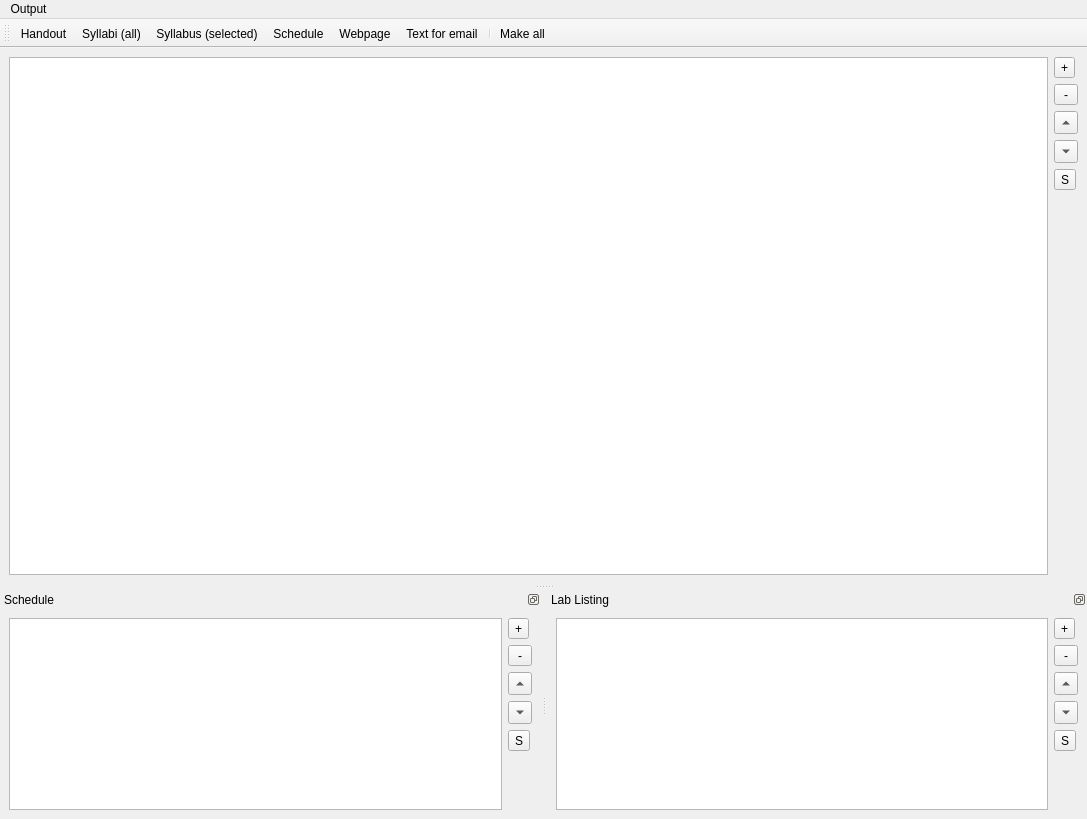
<?xml version="1.0" encoding="UTF-8"?>
<ui version="4.0">
 <class>MainWindow</class>
 <widget class="QMainWindow" name="MainWindow">
  <property name="geometry">
   <rect>
    <x>0</x>
    <y>0</y>
    <width>1087</width>
    <height>819</height>
   </rect>
  </property>
  <property name="windowTitle">
   <string>MainWindow</string>
  </property>
  <property name="toolButtonStyle">
   <enum>Qt::ToolButtonTextOnly</enum>
  </property>
  <property name="documentMode">
   <bool>false</bool>
  </property>
  <widget class="QWidget" name="centralwidget">
   <layout class="QHBoxLayout" name="horizontalLayout_2">
    <item>
     <widget class="QTableView" name="table_ta">
      <property name="minimumSize">
       <size>
        <width>0</width>
        <height>0</height>
       </size>
      </property>
      <property name="acceptDrops">
       <bool>false</bool>
      </property>
      <property name="frameShape">
       <enum>QFrame::StyledPanel</enum>
      </property>
      <property name="dragEnabled">
       <bool>true</bool>
      </property>
      <property name="dragDropOverwriteMode">
       <bool>false</bool>
      </property>
      <property name="dragDropMode">
       <enum>QAbstractItemView::InternalMove</enum>
      </property>
      <property name="defaultDropAction">
       <enum>Qt::MoveAction</enum>
      </property>
      <property name="alternatingRowColors">
       <bool>false</bool>
      </property>
      <property name="selectionMode">
       <enum>QAbstractItemView::SingleSelection</enum>
      </property>
      <property name="selectionBehavior">
       <enum>QAbstractItemView::SelectRows</enum>
      </property>
      <property name="horizontalScrollMode">
       <enum>QAbstractItemView::ScrollPerPixel</enum>
      </property>
      <attribute name="horizontalHeaderStretchLastSection">
       <bool>true</bool>
      </attribute>
      <attribute name="verticalHeaderStretchLastSection">
       <bool>false</bool>
      </attribute>
     </widget>
    </item>
    <item>
     <layout class="QVBoxLayout" name="verticalLayout_6">
      <property name="topMargin">
       <number>0</number>
      </property>
      <item>
       <widget class="QToolButton" name="button_ta_add">
        <property name="text">
         <string>+</string>
        </property>
       </widget>
      </item>
      <item>
       <widget class="QToolButton" name="button_ta_rem">
        <property name="sizePolicy">
         <sizepolicy hsizetype="Preferred" vsizetype="Fixed">
          <horstretch>0</horstretch>
          <verstretch>0</verstretch>
         </sizepolicy>
        </property>
        <property name="text">
         <string>-</string>
        </property>
       </widget>
      </item>
      <item>
       <widget class="QToolButton" name="button_ta_up">
        <property name="text">
         <string>...</string>
        </property>
        <property name="arrowType">
         <enum>Qt::UpArrow</enum>
        </property>
       </widget>
      </item>
      <item>
       <widget class="QToolButton" name="button_ta_down">
        <property name="autoFillBackground">
         <bool>false</bool>
        </property>
        <property name="text">
         <string>...</string>
        </property>
        <property name="arrowType">
         <enum>Qt::DownArrow</enum>
        </property>
       </widget>
      </item>
      <item>
       <widget class="QToolButton" name="button_ta_save">
        <property name="toolTip">
         <string>Save TA info</string>
        </property>
        <property name="text">
         <string>S</string>
        </property>
       </widget>
      </item>
      <item>
       <spacer name="verticalSpacer_3">
        <property name="orientation">
         <enum>Qt::Vertical</enum>
        </property>
        <property name="sizeHint" stdset="0">
         <size>
          <width>20</width>
          <height>40</height>
         </size>
        </property>
       </spacer>
      </item>
     </layout>
    </item>
   </layout>
  </widget>
  <widget class="QMenuBar" name="menubar">
   <property name="geometry">
    <rect>
     <x>0</x>
     <y>0</y>
     <width>1087</width>
     <height>25</height>
    </rect>
   </property>
   <widget class="QMenu" name="menuOutput">
    <property name="title">
     <string>Output</string>
    </property>
    <widget class="QMenu" name="menuPDF_2">
     <property name="title">
      <string>PDF</string>
     </property>
     <addaction name="actionHandout"/>
     <addaction name="actionSyllabi_all"/>
     <addaction name="actionSyllabus_selected"/>
    </widget>
    <addaction name="menuPDF_2"/>
    <addaction name="actionWebpage"/>
    <addaction name="actionLab_setup"/>
    <addaction name="separator"/>
    <addaction name="actionMake_all"/>
   </widget>
   <addaction name="menuOutput"/>
  </widget>
  <widget class="QDockWidget" name="dock_sched">
   <property name="features">
    <set>QDockWidget::DockWidgetFloatable|QDockWidget::DockWidgetMovable</set>
   </property>
   <property name="windowTitle">
    <string>Schedule</string>
   </property>
   <attribute name="dockWidgetArea">
    <number>8</number>
   </attribute>
   <widget class="QWidget" name="dockWidgetContents_6">
    <layout class="QVBoxLayout" name="verticalLayout_4">
     <item>
      <layout class="QHBoxLayout" name="horizontalLayout_4">
       <item>
        <widget class="QTableView" name="table_sched">
         <property name="dragEnabled">
          <bool>true</bool>
         </property>
         <property name="dragDropOverwriteMode">
          <bool>false</bool>
         </property>
         <property name="dragDropMode">
          <enum>QAbstractItemView::InternalMove</enum>
         </property>
         <property name="defaultDropAction">
          <enum>Qt::MoveAction</enum>
         </property>
         <property name="selectionMode">
          <enum>QAbstractItemView::SingleSelection</enum>
         </property>
         <property name="selectionBehavior">
          <enum>QAbstractItemView::SelectRows</enum>
         </property>
         <property name="horizontalScrollMode">
          <enum>QAbstractItemView::ScrollPerPixel</enum>
         </property>
         <attribute name="horizontalHeaderStretchLastSection">
          <bool>true</bool>
         </attribute>
        </widget>
       </item>
       <item>
        <layout class="QVBoxLayout" name="verticalLayout_8">
         <property name="topMargin">
          <number>0</number>
         </property>
         <item>
          <widget class="QToolButton" name="button_sched_add">
           <property name="text">
            <string>+</string>
           </property>
          </widget>
         </item>
         <item>
          <widget class="QToolButton" name="button_sched_rem">
           <property name="sizePolicy">
            <sizepolicy hsizetype="Preferred" vsizetype="Fixed">
             <horstretch>0</horstretch>
             <verstretch>0</verstretch>
            </sizepolicy>
           </property>
           <property name="text">
            <string>-</string>
           </property>
          </widget>
         </item>
         <item>
          <widget class="QToolButton" name="button_sched_up">
           <property name="text">
            <string>...</string>
           </property>
           <property name="arrowType">
            <enum>Qt::UpArrow</enum>
           </property>
          </widget>
         </item>
         <item>
          <widget class="QToolButton" name="button_sched_down">
           <property name="text">
            <string>...</string>
           </property>
           <property name="arrowType">
            <enum>Qt::DownArrow</enum>
           </property>
          </widget>
         </item>
         <item>
          <widget class="QToolButton" name="button_sched_save">
           <property name="toolTip">
            <string>Save schedule</string>
           </property>
           <property name="text">
            <string>S</string>
           </property>
          </widget>
         </item>
         <item>
          <spacer name="verticalSpacer">
           <property name="orientation">
            <enum>Qt::Vertical</enum>
           </property>
           <property name="sizeHint" stdset="0">
            <size>
             <width>20</width>
             <height>40</height>
            </size>
           </property>
          </spacer>
         </item>
        </layout>
       </item>
      </layout>
     </item>
    </layout>
   </widget>
  </widget>
  <widget class="QToolBar" name="toolBar">
   <property name="windowTitle">
    <string>toolBar</string>
   </property>
   <attribute name="toolBarArea">
    <enum>TopToolBarArea</enum>
   </attribute>
   <attribute name="toolBarBreak">
    <bool>false</bool>
   </attribute>
   <addaction name="actionHandout"/>
   <addaction name="actionSyllabi_all"/>
   <addaction name="actionSyllabus_selected"/>
   <addaction name="actionSchedule"/>
   <addaction name="actionWebpage"/>
   <addaction name="actionLab_setup"/>
   <addaction name="separator"/>
   <addaction name="actionMake_all"/>
  </widget>
  <widget class="QDockWidget" name="dock_lab">
   <property name="features">
    <set>QDockWidget::DockWidgetFloatable|QDockWidget::DockWidgetMovable</set>
   </property>
   <property name="windowTitle">
    <string>Lab Listing</string>
   </property>
   <attribute name="dockWidgetArea">
    <number>8</number>
   </attribute>
   <widget class="QWidget" name="dockWidgetContents_5">
    <layout class="QVBoxLayout" name="verticalLayout_3">
     <item>
      <layout class="QHBoxLayout" name="horizontalLayout_3">
       <item>
        <widget class="QTableView" name="table_lab">
         <property name="dragEnabled">
          <bool>true</bool>
         </property>
         <property name="dragDropOverwriteMode">
          <bool>false</bool>
         </property>
         <property name="dragDropMode">
          <enum>QAbstractItemView::InternalMove</enum>
         </property>
         <property name="defaultDropAction">
          <enum>Qt::MoveAction</enum>
         </property>
         <property name="selectionMode">
          <enum>QAbstractItemView::SingleSelection</enum>
         </property>
         <property name="selectionBehavior">
          <enum>QAbstractItemView::SelectRows</enum>
         </property>
         <property name="horizontalScrollMode">
          <enum>QAbstractItemView::ScrollPerPixel</enum>
         </property>
         <property name="sortingEnabled">
          <bool>false</bool>
         </property>
         <attribute name="horizontalHeaderStretchLastSection">
          <bool>true</bool>
         </attribute>
        </widget>
       </item>
       <item>
        <layout class="QVBoxLayout" name="verticalLayout_7">
         <property name="topMargin">
          <number>0</number>
         </property>
         <item>
          <widget class="QToolButton" name="button_lab_add">
           <property name="text">
            <string>+</string>
           </property>
          </widget>
         </item>
         <item>
          <widget class="QToolButton" name="button_lab_rem">
           <property name="sizePolicy">
            <sizepolicy hsizetype="Preferred" vsizetype="Fixed">
             <horstretch>0</horstretch>
             <verstretch>0</verstretch>
            </sizepolicy>
           </property>
           <property name="text">
            <string>-</string>
           </property>
          </widget>
         </item>
         <item>
          <widget class="QToolButton" name="button_lab_up">
           <property name="text">
            <string>...</string>
           </property>
           <property name="arrowType">
            <enum>Qt::UpArrow</enum>
           </property>
          </widget>
         </item>
         <item>
          <widget class="QToolButton" name="button_lab_down">
           <property name="text">
            <string>...</string>
           </property>
           <property name="arrowType">
            <enum>Qt::DownArrow</enum>
           </property>
          </widget>
         </item>
         <item>
          <widget class="QToolButton" name="button_lab_save">
           <property name="toolTip">
            <string>Save lab list</string>
           </property>
           <property name="text">
            <string>S</string>
           </property>
          </widget>
         </item>
         <item>
          <spacer name="verticalSpacer_2">
           <property name="orientation">
            <enum>Qt::Vertical</enum>
           </property>
           <property name="sizeHint" stdset="0">
            <size>
             <width>20</width>
             <height>40</height>
            </size>
           </property>
          </spacer>
         </item>
        </layout>
       </item>
      </layout>
     </item>
    </layout>
   </widget>
  </widget>
  <action name="actionHandout">
   <property name="text">
    <string>Handout</string>
   </property>
  </action>
  <action name="actionSyllabi_all">
   <property name="text">
    <string>Syllabi (all)</string>
   </property>
   <property name="toolTip">
    <string>Syllabi (all)</string>
   </property>
  </action>
  <action name="actionSyllabus_selected">
   <property name="text">
    <string>Syllabus (selected)</string>
   </property>
  </action>
  <action name="actionSchedule">
   <property name="text">
    <string>Schedule</string>
   </property>
  </action>
  <action name="actionWebpage">
   <property name="text">
    <string>Webpage</string>
   </property>
  </action>
  <action name="actionLab_setup">
   <property name="text">
    <string>Text for email</string>
   </property>
  </action>
  <action name="actionMake_all">
   <property name="text">
    <string>Make all</string>
   </property>
   <property name="toolTip">
    <string>Make all items in output folder</string>
   </property>
  </action>
 </widget>
 <resources/>
 <connections/>
</ui>
